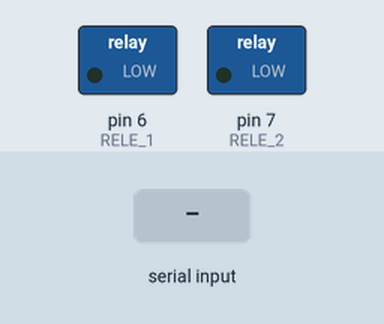
Recording of a sketch running on a simulated Arduino Uno, built with avr-gcc and run on an emulated ATmega328P. On the bench: switched loads named in the sketch (green lamp = pin HIGH). Inputs (shaded band) come from the test bench.

Above: at 1.2 s.
1.3 s: "q" received over the second serial link
At 2.5 s:
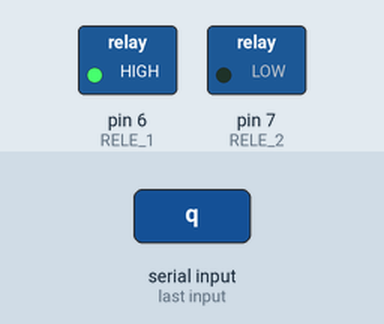
2.8 s: "e" received over the second serial link
At 3.7 s:
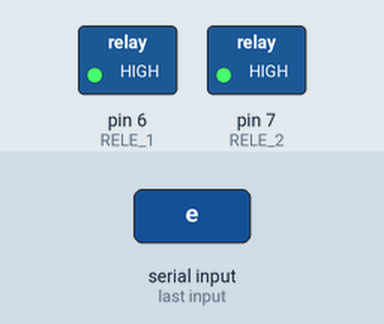
4.3 s: "w" received over the second serial link
At 4.9 s:
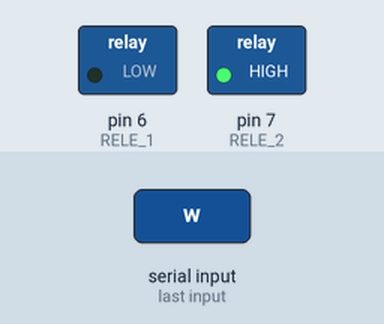
5.8 s: "r" received over the second serial link
At 7.2 s:
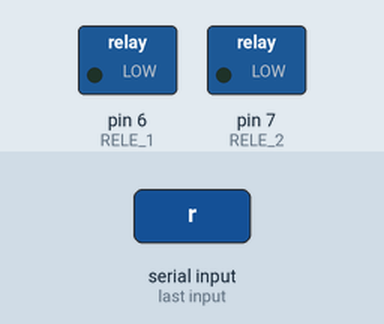
Timing chart, 0 to 8.3 s (numbered marks = the images above; inputs shaded):
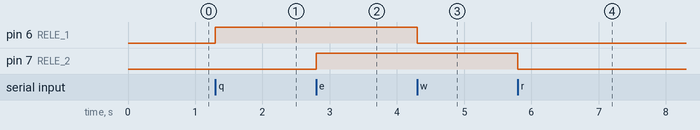

Measured:
- after the input at 1.3 s, pin 6 (RELE_1): LOW → HIGH at once
- after the input at 2.8 s, pin 7 (RELE_2): LOW → HIGH at once
- after the input at 4.3 s, pin 6 (RELE_1): HIGH → LOW at once
- after the input at 5.8 s, pin 7 (RELE_2): HIGH → LOW at once

The sketch:

Teste_HC02.ino
```cpp
//Include the SoftwareSerial library
#include "SoftwareSerial.h"
#define RELE_1 6
#define RELE_2 7

//Create a new software  serial
SoftwareSerial bluetooth(0, 1); // TX, RX (Bluetooth)

int incomingByte;      // a variable to read incoming serial data into

void setup() {
  //Initialize the software serial
  bluetooth.begin(9600);

  // initialize the LED pin as an output:
  pinMode(RELE_1, OUTPUT);
  pinMode(RELE_2, OUTPUT);
}

void loop() {
  // see if there's incoming serial data:
  if (bluetooth.available() > 0) {
    // read the oldest byte in the serial buffer:
    incomingByte = bluetooth.read();
    // if it's a capital H (ASCII 72), turn on the LED:

    /******************RELE 1*******************/
    if (incomingByte == 'q') {
      digitalWrite(RELE_1, HIGH);
      bluetooth.println("LED: ON");
    }
    // if it's an L (ASCII 76) turn off the LED:
    if (incomingByte == 'w') {
      digitalWrite(RELE_1, LOW);
      bluetooth.println("LED: OFF");
    }

/******************RELE 2*******************/

    if (incomingByte == 'e') {
      digitalWrite(RELE_2, HIGH);
      bluetooth.println("LED: ON");
    }
    // if it's an L (ASCII 76) turn off the LED:
    if (incomingByte == 'r') {
      digitalWrite(RELE_2, LOW);
      bluetooth.println("LED: OFF");
    }

  }
}
```
